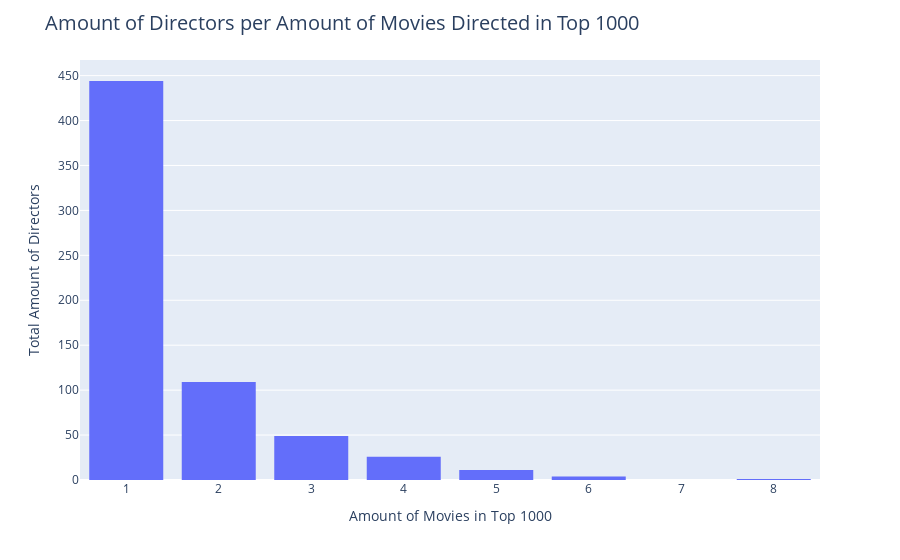

Notebook cell for this chart:
### Markdown cell above
# Plotly

### Code cell
fig = px.histogram(
    data_frame = director_df,
    x = "Amount of Movies in Top 1000"
)
#fig
fig.update_layout(
    bargap = 0.2,
    title_text = "Amount of Directors per Amount of Movies Directed in Top 1000",
    title_font_size = 20,
    xaxis_title = "Amount of Movies in Top 1000",
    yaxis_title = "Total Amount of Directors")

### Figure 1 — Plotly figure (JSON) as saved in the notebook; plotly's stock layout.template omitted (floating-point values rounded to 4 significant figures; data arrays with more than 128 entries replaced by an {"elided": "..."} marker saying what was removed)
{"data": [{"alignmentgroup": "True", "bingroup": "x", "hovertemplate": "Amount of Movies in Top 1000=%{x}<br>count=%{y}<extra></extra>", "legendgroup": "", "marker": {"color": "#636efa", "pattern": {"shape": ""}}, "name": "", "offsetgroup": "", "orientation": "v", "showlegend": false, "type": "histogram", "x": {"elided": "644 int values"}, "xaxis": "x", "yaxis": "y"}], "layout": {"bargap": 0.2, "barmode": "relative", "legend": {"tracegroupgap": 0}, "margin": {"t": 60}, "title": {"font": {"size": 20}, "text": "Amount of Directors per Amount of Movies Directed in Top 1000"}, "xaxis": {"anchor": "y", "domain": [0, 1], "title": {"text": "Amount of Movies in Top 1000"}}, "yaxis": {"anchor": "x", "domain": [0, 1], "title": {"text": "Total Amount of Directors"}}}}
